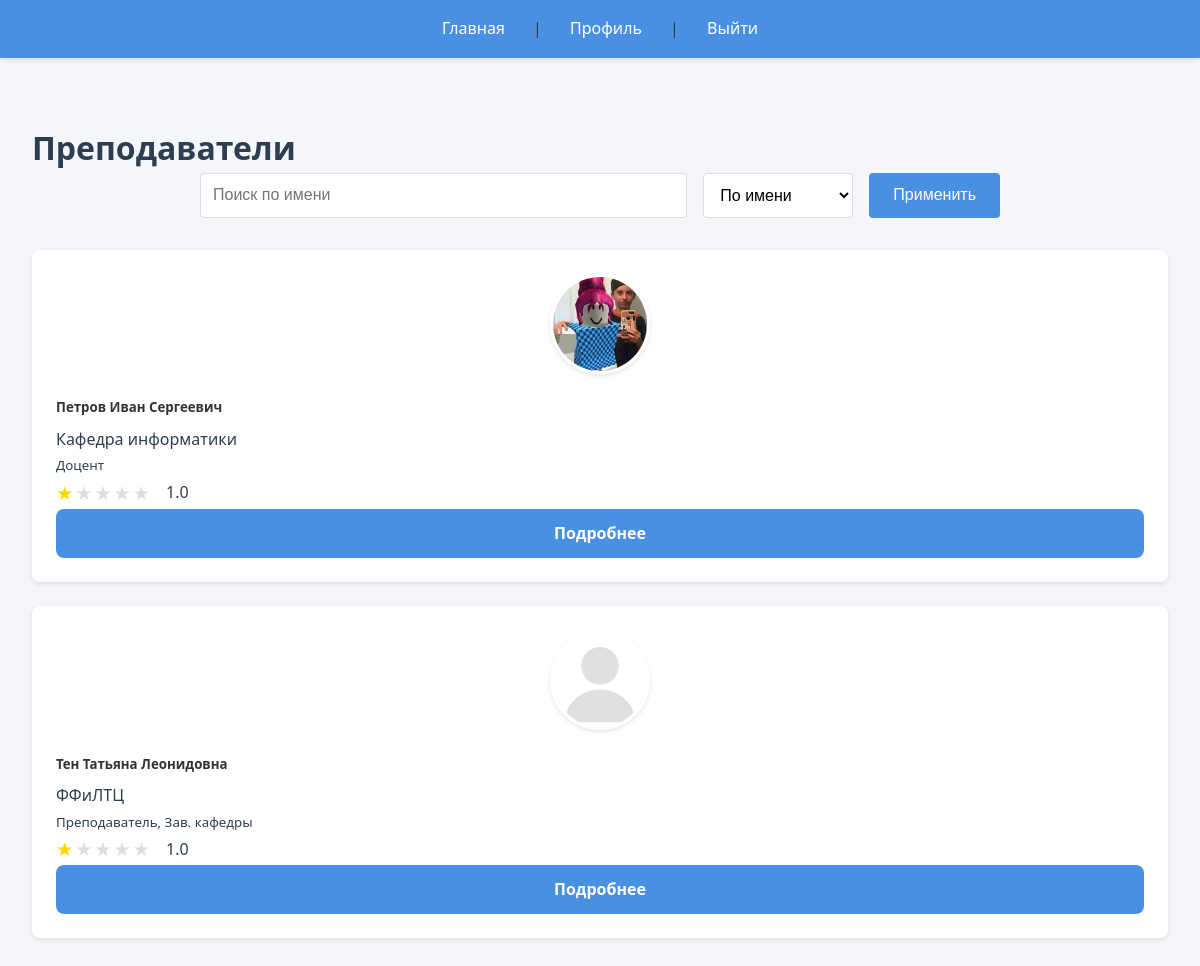
The app's page / (signed in), older data.
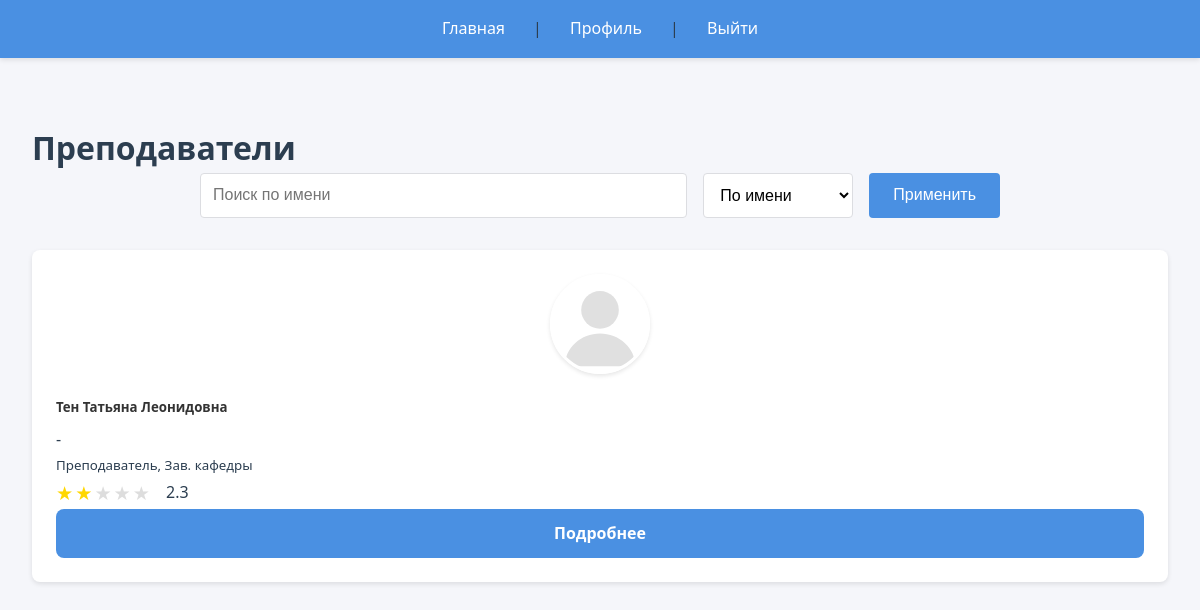
The same page, newer data.
### teachers/models.py (models this page shows, shortened)
class Teacher(models.Model):
    first_name = models.CharField(max_length=100)
    last_name = models.CharField(max_length=100)
    patronymic = models.CharField(max_length=100, blank=True, null=True)
    department = models.CharField(max_length=100)
    position = models.CharField(max_length=100, default='Преподаватель')
    email = models.EmailField(blank=True, null=True)
    phone_number = models.CharField(max_length=20, blank=True, null=True)
    academic_degree = models.CharField(max_length=100, blank=True, null=True)
    academic_title = models.CharField(max_length=100, blank=True, null=True)
    specialization = models.CharField(max_length=200, blank=True, null=True)
    education = models.TextField(blank=True, null=True)
    experience_years = models.IntegerField(default=0)
    avatar = models.ImageField(upload_to='teacher_avatars/', null=True, blank=True)
    @property
    def avg_rating(self):
        ratings = self.ratings.all()
        if ratings.exists():
            teaching_quality_avg = ratings.aggregate(Avg('teaching_quality'))['teaching_quality__avg'] or 0
            availability_avg = ratings.aggregate(Avg('availability'))['availability__avg'] or 0
            methodology_avg = ratings.aggregate(Avg('methodology'))['methodology__avg'] or 0
            total_ratings = teaching_quality_avg + availability_avg + methodology_avg
            count = sum(1 for x in [teaching_quality_avg, availability_avg, methodology_avg] if x > 0)
            return total_ratings / count if count > 0 else 0
        return 0

### teachers/views.py (the view)
# urls.py: path('', views.teacher_list, name='teacher_list'),
@login_required
def teacher_list(request):
    query = request.GET.get('q', '')
    sort_by = request.GET.get('sort_by', 'first_name')
    teachers = Teacher.objects.annotate(
        annotated_avg_rating=Avg('ratings__teaching_quality'),
        avg_availability=Avg('ratings__availability'),
        avg_methodology=Avg('ratings__methodology')
    )
    print("Teachers with average ratings:")
    for teacher in teachers:
        print(f"{teacher.id}: avg_rating={teacher.avg_rating}, annotated_avg_rating={teacher.annotated_avg_rating}, avg_availability={teacher.avg_availability}, avg_methodology={teacher.avg_methodology}")
    if query:
        teachers = teachers.filter(
            first_name__icontains=query
        ) | teachers.filter(last_name__icontains=query)
    if sort_by == 'rating':
        teachers = teachers.order_by('-annotated_avg_rating')  # Измените на annotated_avg_rating
    else:
        teachers = teachers.order_by(sort_by)
    return render(request, 'teachers/teacher_list.html',
                  {'teachers': teachers})

### teachers/templates/teachers/teacher_list.html (shortened to what this page needs)
{% extends 'base.html' %}
{% load static %}
{% block content %}
<div class="container">
    <h1 class="mb-4">Преподаватели</h1>
    <div class="search-sort-container">
        <form method="get" class="search-form">
            <div class="search-group">
                <input type="text" name="q" placeholder="Поиск по имени" value="{{ request.GET.q }}" class="search-input">
                <select name="sort_by" class="sort-select">
                    <option value="first_name" {% if request.GET.sort_by == 'first_name' %}selected{% endif %}>По имени</option>
                </select>
                <button type="submit" class="search-btn">Применить</button>
            </div>
        </form>
    </div>
    <div class="row">
        {% for teacher in teachers %}
        <div class="col-md-4 mb-4">
            <div class="card teacher-card">
                <div class="card-header">
                    <div class="teacher-avatar">
                        {% if teacher.avatar %}
                            <img src="{{ teacher.avatar.url }}" alt="{{ teacher.first_name }} {{ teacher.last_name }}" class="avatar-img">
                        {% else %}
                            <img src="{% static 'images/default-avatar.svg' %}" alt="Default Avatar" class="avatar-img">
                        {% endif %}
                    </div>
                </div>
                <div class="card-body">
                    <h5 class="card-title">
                        <a href="{% url 'teacher_detail' teacher.id %}">
                             {{ teacher.last_name }} {{ teacher.first_name }}
                             {% if teacher.patronymic %}
                                 {{ teacher.patronymic }}
                             {% endif %}
                        </a>
                    </h5>
                    <p class="card-text">{{ teacher.department }}</p>
                    <p class="card-text"><small class="text-muted">{{ teacher.position }}</small></p>
                    <div class="teacher-rating">
                        {% if teacher.avg_rating > 0 %}
                            <div class="rating-stars">
                                {% with ''|center:5 as range %}
                                    {% for _ in range %}
                                        <span class="star {% if forloop.counter <= teacher.avg_rating %}filled{% endif %}">★</span>
                                    {% endfor %}
                                {% endwith %}
                            </div>
                            <span class="rating-value">{{ teacher.avg_rating|floatformat:1 }}</span>
                        {% else %}
                            <span class="no-rating">Нет оценок</span>
                        {% endif %}
                    </div>
                    <a href="{% url 'teacher_detail' teacher.id %}" class="btn btn-primary mt-2">Подробнее</a>
                </div>
            </div>
        </div>
        {% empty %}
            <div class="no-results">
                <p>Преподаватели не найдены</p>
            </div>
        {% endfor %}
    </div>
</div>
{% endblock %}

### teachers/templates/base.html (shortened to what this page needs)
<!DOCTYPE html>
<html lang="en">
<head>
    {% load static %}
    <link rel="stylesheet" href="{% static 'styles.css' %}">
    <link rel="stylesheet" href="{% static 'css/teacher_detail.css' %}">
</head>
<body>
    <header>
        <nav>
            {% if user.is_authenticated %}
                <a href="{% url 'teacher_list' %}">Главная</a> |
                <a href="{% url 'profile' %}">Профиль</a> |
                <a href="{% url 'logout' %}">Выйти</a>
            {% else %}
                <a href="{% url 'login' %}">Войти</a> |
                <a href="{% url 'register' %}">Регистрация</a>
            {% endif %}
        </nav>
    </header>
    <main>
        {% block content %}
        {% endblock %}
    </main>
</body>
</html>

### teachers/static/styles.css (style rules this page uses)
:root { --primary-color: #4a90e2; --secondary-color: #2c3e50; --background-color: #f5f6fa; --text-color: #2c3e50; --border-color: #dcdde1; --success-color: #27ae60; --error-color: #e74c3c; }
* { margin: 0; padding: 0; box-sizing: border-box; }
body { font-family: 'Segoe UI', Tahoma, Geneva, Verdana, sans-serif; line-height: 1.6; background-color: var(--background-color); color: var(--text-color); }
header { background-color: var(--primary-color); padding: 1rem 0; box-shadow: 0 2px 5px rgba(0, 0, 0, 0.1); }
nav { max-width: 1200px; margin: 0 auto; padding: 0 1rem; text-align: center; }
nav a { color: white; text-decoration: none; padding: 0.5rem 1rem; margin: 0 0.5rem; border-radius: 4px; transition: background-color 0.3s; }
main { max-width: 1200px; margin: 2rem auto; padding: 0 1rem; min-height: calc(100vh - 180px); }
.btn { display: inline-block; padding: 0.75rem 1.5rem; background-color: var(--primary-color); color: white; border: none; border-radius: 4px; cursor: pointer; font-size: 1rem; transition: background-color 0.3s; text-align: center; width: 100%; }
.teacher-card { width: 100%; background-color: white; border-radius: 8px; padding: 1.5rem; margin-bottom: 1.5rem; box-shadow: 0 2px 5px rgba(0, 0, 0, 0.1); transition: transform 0.3s; }
.container { max-width: 1200px; margin: 0 auto; padding: 2rem 1rem; }
.search-sort-container { margin-bottom: 2rem; }
.search-form { display: flex; justify-content: center; gap: 1rem; }
.search-group { display: flex; gap: 1rem; max-width: 800px; width: 100%; }
.search-input { flex: 1; padding: 0.75rem; border: 1px solid var(--border-color); border-radius: 4px; font-size: 1rem; }
.sort-select { padding: 0.75rem; border: 1px solid var(--border-color); border-radius: 4px; font-size: 1rem; background-color: white; min-width: 150px; }
.search-btn { padding: 0.75rem 1.5rem; background-color: var(--primary-color); color: white; border: none; border-radius: 4px; cursor: pointer; font-size: 1rem; transition: background-color 0.3s; }
.teacher-card { background-color: white; border-radius: 8px; padding: 1.5rem; box-shadow: 0 2px 5px rgba(0, 0, 0, 0.1); transition: transform 0.3s, box-shadow 0.3s; }
.teacher-rating { display: flex; align-items: center; gap: 0.5rem; }
.rating-value { display: flex; align-items: center; gap: 1rem; }
.rating-stars { display: flex; gap: 2px; }
.star { color: #ddd; font-size: 1.2rem; }
.star.filled { color: #ffd700; }
.teacher-rating { display: flex; align-items: center; gap: 1rem; }
.btn-primary { padding: 0.75rem 1.5rem; background-color: var(--primary-color); color: white; text-decoration: none; border-radius: 4px; transition: background-color 0.3s; }
.btn-primary, .btn-secondary { padding: 0.75rem 1.5rem; border-radius: 4px; text-decoration: none; text-align: center; font-size: 1rem; transition: background-color 0.3s, color 0.3s; flex: 1; }
.btn-primary { background-color: var(--primary-color); color: white; }
.teacher-avatar { margin-bottom: 1rem; text-align: center; }
.avatar-img { width: 150px; height: 150px; border-radius: 50%; object-fit: cover; border: 3px solid #fff; box-shadow: 0 2px 4px rgba(0,0,0,0.1); }
.teacher-card { transition: transform 0.2s; height: 100%; }
.teacher-card .card-header { background: none; border-bottom: none; padding-bottom: 0; }
.teacher-card .avatar-img { width: 100px; height: 100px; }
.teacher-card .card-title { margin-bottom: 0.5rem; }
.teacher-card .card-title a { color: #333; text-decoration: none; }
.btn { display: inline-flex; align-items: center; justify-content: center; gap: 10px; padding: 0.75rem 1.25rem; border-radius: 8px; text-decoration: none; transition: all 0.3s ease; font-weight: 600; }
.btn-primary { background-color: var(--primary-color); color: white; border: none; }

Row changes from the older to the newer data that the page shows:
removed Teacher: avatar (picture), last_name "Петров", first_name "Иван", patronymic "Сергеевич", department "Кафедра информатики", position "Доцент", avg_rating "1.0"
changed Teacher "Преподаватель, Зав. кафедры": department "ФФиЛТЦ" → "-"; avg_rating "1.0" → "2.3"
